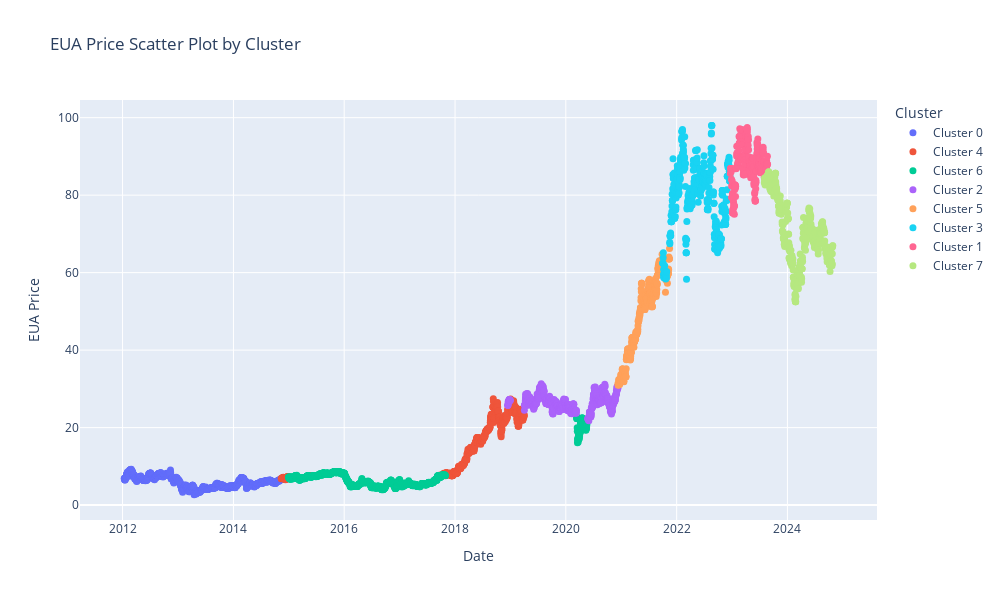

The notebook cell this image was saved under:
### Code cell
import plotly.graph_objects as go
# Assuming 'df_all' is your DataFrame and 'cluster' column contains cluster IDs
# Example structure of df_all:
# df_all = pd.DataFrame({'Date': ..., 'EUA': ..., 'cluster': ...})
# Get unique clusters
unique_clusters = df_all['cluster'].unique()
# Initialize the figure
fig = go.Figure()
# Loop through each cluster and add it as a separate trace
for cluster in unique_clusters:
    cluster_data = df_all[df_all['cluster'] == cluster]
    # Add scatter trace for the cluster
    fig.add_trace(go.Scatter(
    x=cluster_data.index,
    y=cluster_data['EUA'],
        mode='markers',
        name=f'Cluster {cluster}',  # Name for the legend
        marker=dict(size=7),
        showlegend=True
        ))
# Customize layout
fig.update_layout(
title='EUA Price Scatter Plot by Cluster',
xaxis_title='Date',
yaxis_title='EUA Price',
height=600,
width=1000,
legend_title='Cluster'
)
# Show the plot
fig.show()

### Figure 1 — Plotly figure (JSON) as saved in the notebook; plotly's stock layout.template omitted (floating-point values rounded to 4 significant figures; data arrays with more than 128 entries replaced by an {"elided": "..."} marker saying what was removed)
{"data": [{"marker": {"size": 7}, "mode": "markers", "name": "Cluster 0", "showlegend": true, "type": "scatter", "x": {"elided": "1038 str values"}, "y": {"elided": "1038 float values"}}, {"marker": {"size": 7}, "mode": "markers", "name": "Cluster 4", "showlegend": true, "type": "scatter", "x": {"elided": "568 str values"}, "y": {"elided": "568 float values"}}, {"marker": {"size": 7}, "mode": "markers", "name": "Cluster 6", "showlegend": true, "type": "scatter", "x": {"elided": "1088 str values"}, "y": {"elided": "1088 float values"}}, {"marker": {"size": 7}, "mode": "markers", "name": "Cluster 2", "showlegend": true, "type": "scatter", "x": {"elided": "561 str values"}, "y": {"elided": "561 float values"}}, {"marker": {"size": 7}, "mode": "markers", "name": "Cluster 5", "showlegend": true, "type": "scatter", "x": {"elided": "316 str values"}, "y": {"elided": "316 float values"}}, {"marker": {"size": 7}, "mode": "markers", "name": "Cluster 3", "showlegend": true, "type": "scatter", "x": {"elided": "425 str values"}, "y": {"elided": "425 float values"}}, {"marker": {"size": 7}, "mode": "markers", "name": "Cluster 1", "showlegend": true, "type": "scatter", "x": {"elided": "238 str values"}, "y": {"elided": "238 float values"}}, {"marker": {"size": 7}, "mode": "markers", "name": "Cluster 7", "showlegend": true, "type": "scatter", "x": {"elided": "438 str values"}, "y": {"elided": "438 float values"}}], "layout": {"height": 600, "legend": {"title": {"text": "Cluster"}}, "title": {"text": "EUA Price Scatter Plot by Cluster"}, "width": 1000, "xaxis": {"title": {"text": "Date"}}, "yaxis": {"title": {"text": "EUA Price"}}}}
